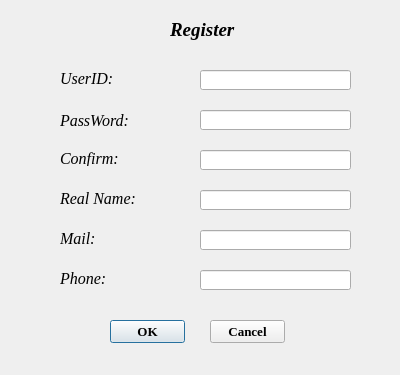
<?xml version="1.0" encoding="UTF-8"?>
<ui version="4.0">
 <class>Register</class>
 <widget class="QDialog" name="Register">
  <property name="geometry">
   <rect>
    <x>0</x>
    <y>0</y>
    <width>400</width>
    <height>375</height>
   </rect>
  </property>
  <property name="windowTitle">
   <string>Dialog</string>
  </property>
  <widget class="QLabel" name="label">
   <property name="geometry">
    <rect>
     <x>170</x>
     <y>20</y>
     <width>71</width>
     <height>20</height>
    </rect>
   </property>
   <property name="font">
    <font>
     <family>Times New Roman</family>
     <pointsize>14</pointsize>
     <weight>75</weight>
     <italic>true</italic>
     <bold>true</bold>
    </font>
   </property>
   <property name="text">
    <string>Register</string>
   </property>
  </widget>
  <widget class="QLabel" name="label_2">
   <property name="geometry">
    <rect>
     <x>60</x>
     <y>70</y>
     <width>81</width>
     <height>16</height>
    </rect>
   </property>
   <property name="font">
    <font>
     <family>Times New Roman</family>
     <pointsize>12</pointsize>
     <italic>true</italic>
    </font>
   </property>
   <property name="text">
    <string>UserID:</string>
   </property>
  </widget>
  <widget class="QLabel" name="label_3">
   <property name="geometry">
    <rect>
     <x>60</x>
     <y>110</y>
     <width>81</width>
     <height>20</height>
    </rect>
   </property>
   <property name="font">
    <font>
     <family>Times New Roman</family>
     <pointsize>12</pointsize>
     <italic>true</italic>
    </font>
   </property>
   <property name="text">
    <string>PassWord:</string>
   </property>
  </widget>
  <widget class="QLabel" name="label_4">
   <property name="geometry">
    <rect>
     <x>60</x>
     <y>150</y>
     <width>81</width>
     <height>16</height>
    </rect>
   </property>
   <property name="font">
    <font>
     <family>Times New Roman</family>
     <pointsize>12</pointsize>
     <italic>true</italic>
    </font>
   </property>
   <property name="text">
    <string>Confirm:</string>
   </property>
  </widget>
  <widget class="QLabel" name="label_5">
   <property name="geometry">
    <rect>
     <x>60</x>
     <y>190</y>
     <width>81</width>
     <height>16</height>
    </rect>
   </property>
   <property name="font">
    <font>
     <family>Times New Roman</family>
     <pointsize>12</pointsize>
     <italic>true</italic>
    </font>
   </property>
   <property name="text">
    <string>Real Name:</string>
   </property>
  </widget>
  <widget class="QLabel" name="label_6">
   <property name="geometry">
    <rect>
     <x>60</x>
     <y>230</y>
     <width>71</width>
     <height>16</height>
    </rect>
   </property>
   <property name="font">
    <font>
     <family>Times New Roman</family>
     <pointsize>12</pointsize>
     <italic>true</italic>
    </font>
   </property>
   <property name="text">
    <string>Mail:</string>
   </property>
  </widget>
  <widget class="QLineEdit" name="lineEdit">
   <property name="geometry">
    <rect>
     <x>200</x>
     <y>70</y>
     <width>151</width>
     <height>20</height>
    </rect>
   </property>
  </widget>
  <widget class="QLineEdit" name="lineEdit_2">
   <property name="geometry">
    <rect>
     <x>200</x>
     <y>110</y>
     <width>151</width>
     <height>20</height>
    </rect>
   </property>
  </widget>
  <widget class="QLineEdit" name="lineEdit_3">
   <property name="geometry">
    <rect>
     <x>200</x>
     <y>150</y>
     <width>151</width>
     <height>20</height>
    </rect>
   </property>
  </widget>
  <widget class="QLineEdit" name="lineEdit_4">
   <property name="geometry">
    <rect>
     <x>200</x>
     <y>190</y>
     <width>151</width>
     <height>20</height>
    </rect>
   </property>
  </widget>
  <widget class="QLineEdit" name="lineEdit_5">
   <property name="geometry">
    <rect>
     <x>200</x>
     <y>230</y>
     <width>151</width>
     <height>20</height>
    </rect>
   </property>
  </widget>
  <widget class="QPushButton" name="pushButton">
   <property name="geometry">
    <rect>
     <x>110</x>
     <y>320</y>
     <width>75</width>
     <height>23</height>
    </rect>
   </property>
   <property name="font">
    <font>
     <family>Times New Roman</family>
     <pointsize>10</pointsize>
     <weight>75</weight>
     <bold>true</bold>
    </font>
   </property>
   <property name="text">
    <string>OK</string>
   </property>
  </widget>
  <widget class="QPushButton" name="pushButton_2">
   <property name="geometry">
    <rect>
     <x>210</x>
     <y>320</y>
     <width>75</width>
     <height>23</height>
    </rect>
   </property>
   <property name="font">
    <font>
     <family>Times New Roman</family>
     <pointsize>10</pointsize>
     <weight>75</weight>
     <bold>true</bold>
    </font>
   </property>
   <property name="text">
    <string>Cancel</string>
   </property>
  </widget>
  <widget class="QLabel" name="label_7">
   <property name="geometry">
    <rect>
     <x>60</x>
     <y>270</y>
     <width>71</width>
     <height>16</height>
    </rect>
   </property>
   <property name="font">
    <font>
     <family>Times New Roman</family>
     <pointsize>12</pointsize>
     <italic>true</italic>
    </font>
   </property>
   <property name="text">
    <string>Phone:</string>
   </property>
  </widget>
  <widget class="QLineEdit" name="lineEdit_6">
   <property name="geometry">
    <rect>
     <x>200</x>
     <y>270</y>
     <width>151</width>
     <height>20</height>
    </rect>
   </property>
  </widget>
  <widget class="QLabel" name="label_8">
   <property name="geometry">
    <rect>
     <x>0</x>
     <y>0</y>
     <width>401</width>
     <height>371</height>
    </rect>
   </property>
   <property name="text">
    <string/>
   </property>
  </widget>
  <zorder>label_8</zorder>
  <zorder>label</zorder>
  <zorder>label_2</zorder>
  <zorder>label_3</zorder>
  <zorder>label_4</zorder>
  <zorder>label_5</zorder>
  <zorder>label_6</zorder>
  <zorder>lineEdit</zorder>
  <zorder>lineEdit_2</zorder>
  <zorder>lineEdit_3</zorder>
  <zorder>lineEdit_4</zorder>
  <zorder>lineEdit_5</zorder>
  <zorder>pushButton</zorder>
  <zorder>pushButton_2</zorder>
  <zorder>label_7</zorder>
  <zorder>lineEdit_6</zorder>
 </widget>
 <resources/>
 <connections/>
</ui>
